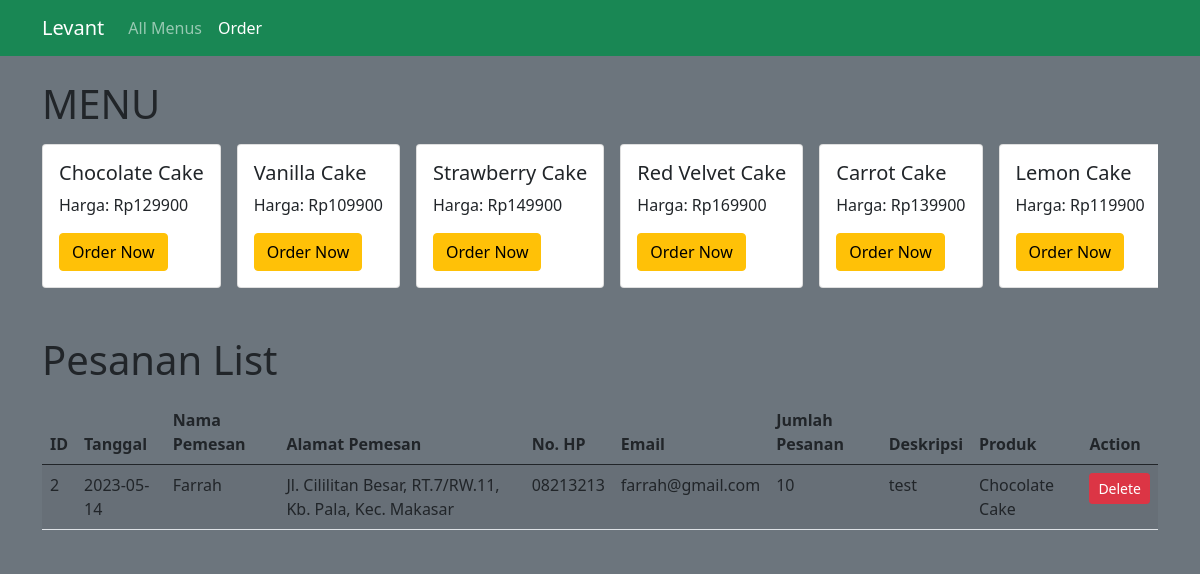
The app's page /pemesanan.php with its own data.
### tables this page shows
CREATE TABLE `produk` (
  `id` int(11) NOT NULL,
  `kode` varchar(10) NOT NULL,
  `nama` varchar(50) NOT NULL,
  `harga_jual` double NOT NULL,
  `harga_beli` double NOT NULL,
  `stok` int(11) NOT NULL,
  `min_stok` int(11) NOT NULL,
  `deskripsi` text NOT NULL,
  `kategori_product` int(11) NOT NULL
);

CREATE TABLE `pesanan` (
  `id` int(11) NOT NULL,
  `tanggal` date NOT NULL,
  `nama_pemesan` varchar(45) NOT NULL,
  `alamat_pemesan` text NOT NULL,
  `no_hp` varchar(20) NOT NULL,
  `email` varchar(45) NOT NULL,
  `jumlah_pesanan` int(11) NOT NULL,
  `deskripsi` text NOT NULL,
  `product_id` int(11) NOT NULL
);

### function.php (called while the page is built, shortened)
<?php
    function connectToDatabase() {
        $servername = "localhost";
        $username = "root";
        $password = "root";
        $dbname = "cake";
        $conn = new mysqli($servername, $username, $password, $dbname);
        return $conn;
    }
    $connection = connectToDatabase();
    function getProduk() {
        global $connection;
    $sql = "SELECT produk.*, kategori_produk.name AS kategori FROM produk INNER JOIN kategori_produk ON produk.kategori_product = kategori_produk.id";
    $result = $connection->query($sql);
    $data = array();
    while ($row = $result->fetch_assoc()) {
        $data[] = $row;
    }
    return $data;
}
function getPesanan() {
    global $connection;
$sql = "SELECT pesanan.*, produk.nama AS product_name FROM pesanan INNER JOIN produk ON pesanan.product_id = produk.id";
$result = $connection->query($sql);
$data = array();
while ($row = $result->fetch_assoc()) {
    $data[] = $row;
}
return $data;
}
?>

### pemesanan.php (the view, shortened to what this page needs)
<?php
require "function.php";
?>
<!doctype html>
<html lang="en">
<head>
    <link href="https://cdn.jsdelivr.net/npm/bootstrap@5.0.2/dist/css/bootstrap.min.css" rel="stylesheet"
>
</head>
<body class="bg-secondary">
    <nav class="navbar navbar-expand-lg navbar-dark bg-success">
        <div class="container">
            <a class="navbar-brand" href="#">Levant</a>
            <div class="collapse navbar-collapse" id="navbarNav">
                <ul class="navbar-nav">
                    <li class="nav-item">
                        <a class="nav-link " aria-current="page" href="index.php">All Menus</a>
                    </li>
                    <li class="nav-item">
                        <a class="nav-link active" aria-current="page" href="pemesanan.php">Order</a>
                    </li>
                </ul>
            </div>
        </div>
    </nav>
    <div class="container bg-secondary">
        <div class="d-flex justify-content-between align-items-center">
            <h1 class="mt-4 mb-3">MENU</h1>
        </div>
        <div style="overflow-x: auto; white-space: nowrap;">
        <?php
$products = getProduk();
foreach ($products as $produk) {
    echo '<div class="card mb-4 me-3" style="display: inline-block;">
        <div class="card-body">
            <h5 class="card-title">' . $produk['nama'] . '</h5>
            <p class="card-text">Harga: Rp' . $produk['harga_jual'] . '</p>';
    if ($produk['stok'] == 0) {
        echo '<button type="button" class="btn btn-primary" disabled>Stok Habis</button>';
    } else {
        echo '<button type="button" class="btn btn-warning" onclick="setFormData(  \'' . $produk['id'] . '\',\'' . $produk['nama'] . '\', \'' . $produk['harga_jual'] . '\')" data-bs-toggle="modal" data-bs-target="#orderModal">Order Now</button>';
    }
    echo '</div></div>';
}
?>
        </div>
        <div class="d-flex justify-content-between align-items-center">
            <h1 class="mt-4 mb-3">Pesanan List</h1>
        </div>
        <div class="table-responsive">
            <table class="table table-striped">
                <thead>
                <tr>
                <th>ID</th>
                <th>Tanggal</th>
                <th>Nama Pemesan</th>
                <th>Alamat Pemesan</th>
                <th>No. HP</th>
                <th>Email</th>
                <th>Jumlah Pesanan</th>
                <th>Deskripsi</th>
                <th>Produk</th>
                <th>Action</th>
            </tr>
                </thead>
                <tbody>
                <?php
$pesanan = getPesanan();
foreach ($pesanan as $item) {
    echo '<tr>
        <td>' . $item['id'] . '</td>
        <td>' . $item['tanggal'] . '</td>
        <td>' . $item['nama_pemesan'] . '</td>
        <td>' . $item['alamat_pemesan'] . '</td>
        <td>' . $item['no_hp'] . '</td>
        <td>' . $item['email'] . '</td>
        <td>' . $item['jumlah_pesanan'] . '</td>
        <td>' . $item['deskripsi'] . '</td>
        <td>' . $item['product_name'] . '</td>
        <td>
            <form action="function.php" method="POST">
                <input type="hidden" name="id" value="' . $item['id'] . '">
                <button type="submit" name="delete_pesanan" class="btn btn-danger btn-sm">Delete</button>
            </form>
        </td>
    </tr>';
}
?>
                </tbody>
            </table>
        </div>
</body>
</html>

### records on screen
produk: nama "Chocolate Cake", harga_jual "129900"
produk: nama "Vanilla Cake", harga_jual "109900"
produk: nama "Strawberry Cake", harga_jual "149900"
produk: nama "Red Velvet Cake", harga_jual "169900"
produk: nama "Carrot Cake", harga_jual "139900"
produk: nama "Lemon Cake", harga_jual "119900"
pesanan: id "2", tanggal "2023-05-14", nama_pemesan "Farrah", alamat_pemesan "Jl. Cililitan Besar, RT.7/RW.11, Kb. Pala, Kec. Makasar", no_hp "08213213", email "farrah@gmail.com", jumlah_pesanan "10", deskripsi "test", product.nama "Chocolate Cake"
